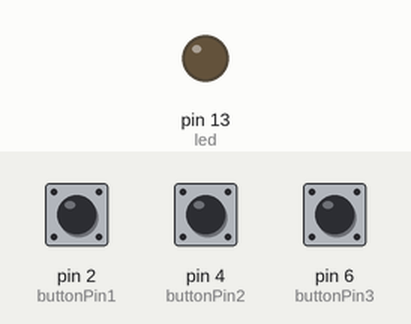
This sketch was run on a simulated Arduino Uno, built with avr-gcc and run on an emulated ATmega328P. On the bench: output pins drawn as LEDs (lit = HIGH). Dashed ring = blinking. The inputs (shaded band) are chosen by the test bench; at power-on: pin 2 (buttonPin1) LOW, pin 6 (buttonPin3) LOW, pin 4 (buttonPin2) LOW.

Above: at 1.2 s.
1.3 s: pin 2 (buttonPin1) pulled HIGH for 3.2 s
At 2.1 s:
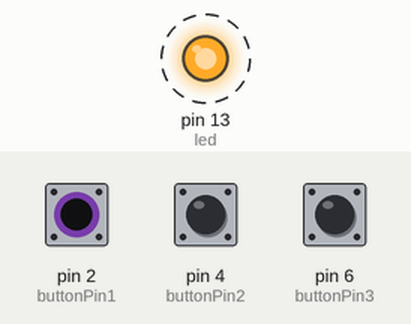
6.0 s: pin 6 (buttonPin3) pulled HIGH for 3.2 s
At 10.4 s:
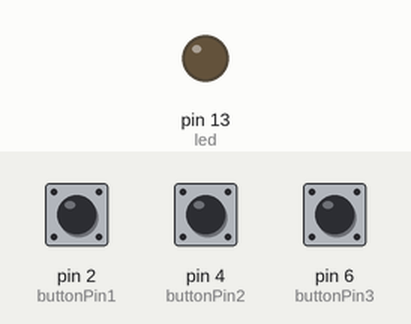
10.7 s: pin 4 (buttonPin2) pulled HIGH for 3.2 s
At 11.8 s:
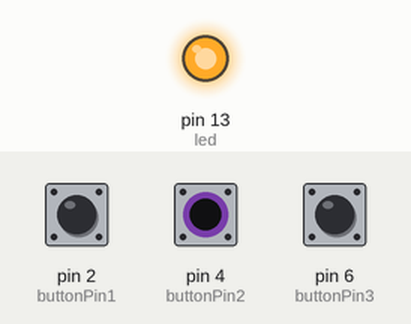
Timing chart, 0 to 15.4 s (numbered marks = the images above; inputs shaded):
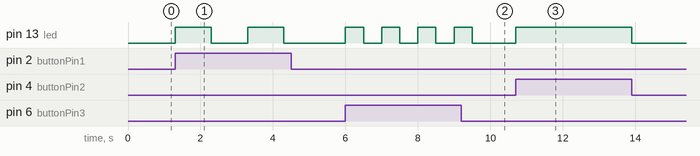

The sketch:

_3buttons1LED.ino
```cpp
/* Project Title: _3buttons1LED
 Katie Ballinger
 DIGF 2B03 Physical Computing
 OCAD University
 Created on Feb 3rd/14

 Based on:
 Blink, Public Domain, http://www.arduino.cc/en/Tutorial/Blink
 Button, DojoDave, http://www.arduino.cc/en/Tutorial/Button
 */

// constants
const int buttonPin1 = 2;     // the number of the pushbutton pin
const int buttonPin2 = 4;     // the number of the pushbutton pin
const int buttonPin3 = 6;     // the number of the pushbutton pin
const int led =  13;      // the number of the LED pin

// variables will change:
int buttonState1 = 0;         // variable for reading the pushbutton status
int buttonState2 = 0;         // variable for reading the pushbutton status
int buttonState3 = 0;         // variable for reading the pushbutton status

void setup() {
  // initialize the LED pin as an output:
  pinMode(led, OUTPUT);
  // initialize the pushbutton pin as an input:
  pinMode(buttonPin1, INPUT);
    // initialize the pushbutton pin as an input:
  pinMode(buttonPin2, INPUT);
    // initialize the pushbutton pin as an input:
  pinMode(buttonPin3, INPUT);
}

void loop(){
  // read the state of the pushbutton value:
  buttonState1 = digitalRead(buttonPin1);
  buttonState2 = digitalRead(buttonPin2);
  buttonState3 = digitalRead(buttonPin3);

  // check if the pushbutton is pressed.
  // if it is, the buttonState is HIGH:
  if (buttonState1 == HIGH) {
    digitalWrite(led, HIGH);   // turn the LED on (HIGH is the voltage level)
    delay(1000);               // wait for a second
    digitalWrite(led, LOW);    // turn the LED off by making the voltage LOW
    delay(1000);               // wait for a second
  }
  else if(buttonState2 == HIGH) {
    digitalWrite(led, HIGH);   // turn the LED on
  }
  else if(buttonState3 == HIGH) {
    digitalWrite(led, HIGH);   // turn the LED on (HIGH is the voltage level)
    delay(500);                // wait for half a second
    digitalWrite(led, LOW);    // turn the LED off by making the voltage LOW
    delay(500);                // wait for half a second
  }
  else {
    // turn LED off:
    digitalWrite(led, LOW);
  }
}
```

Measured:
- after the input at 1.3 s, pin 13 (led): alternates HIGH for 1.0 s and LOW for 1.0 s, starting at once
- after the input at 6.0 s, pin 13 (led): alternates HIGH for 0.50 s and LOW for 0.50 s, 8 changes in all, then stays LOW, starting at once
- after the input at 10.7 s, pin 13 (led): LOW → HIGH at once, → LOW 3.2 s later
